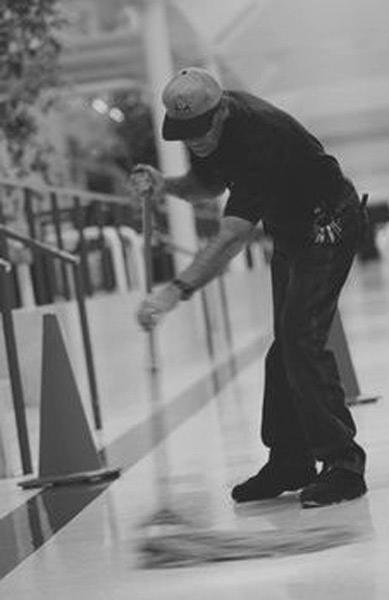
#> input picture stimuli/setA/10002a.jpg, 389 x 600 px; its folder holds 4 pictures in this run
$ python adjust_constrast.py
#> lines starting #> are read from the running program, lines starting #| are printed output that depends on the picture
import imageio
from pathlib import Path
import numpy as np

def adjust_contrast(SOURCE_FOLDER, DEST_FOLDER, std_reduction=.75):

#> called with SOURCE_FOLDER = './stimuli/setA', DEST_FOLDER = './stimuli/setA_contrast_adjusted', std_reduction = 0.75
    files = list(Path(SOURCE_FOLDER).iterdir())
    n_images = len(files)
    shape_images = imageio.imread(files[0]).shape
#> shape_images = (600, 389)
    # images = np.zeros((n_images,) + shape_images, dtype=float)
    images = []
    for i, filename in enumerate(files):
        im = imageio.imread(filename).astype(float)
#> im: shape (600, 389) float64; min 16, max 218, mean 125.9
        if im.ndim == 3:  # Check if the image has multiple channels
            im = np.dot(im[..., :3], [0.2989, 0.5870, 0.1140])  # Use the standard grayscale conversion formula
        images.append(im)
#> pass 2 of the loop in adjust_contrast, `for i, filename in enumerate(files):`:
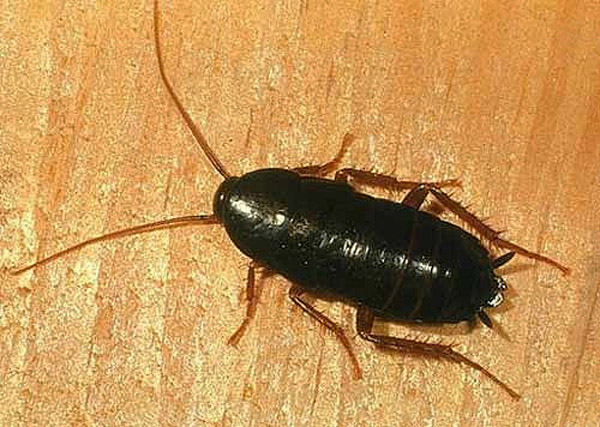
#> input picture stimuli/setA/10003a.jpg, 600 x 427 px
#> in adjust_contrast, `im = np.dot(im[..., :3], [0.2989, 0.5870, 0.1140])`:
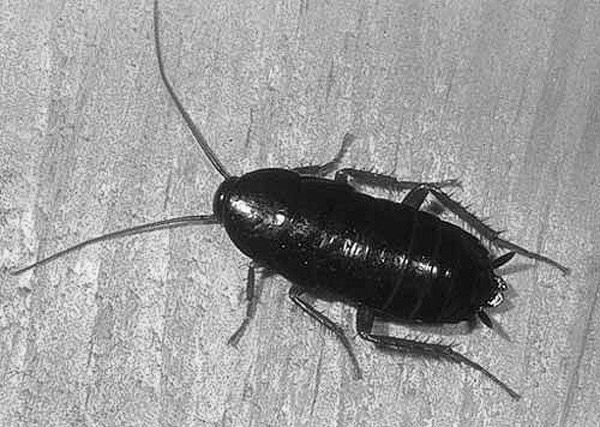
#> im: shape (427, 600) float64; min 0, max 253.9, mean 155.4


    STD_REDUCTION = std_reduction
#> STD_REDUCTION = 0.75
    flat_images = np.concatenate([im.flatten() for im in images])
    grand_mean_intensity = flat_images.mean()
    grand_mean_std = flat_images.std() * STD_REDUCTION
    for i in range(n_images):
        image_mean = images[i].mean()
        image_std = images[i].std()

        print(f'{i}: intensity={images[i].mean()}, contrast={images[i].std()}')
        images[i] -= image_mean
        images[i] /= image_std / grand_mean_std
        images[i] += grand_mean_intensity
        images[i] = np.clip(images[i], 0, 255)


    for i in range(n_images):
        print(f'{i}: intensity={images[i].mean()}, contrast={images[i].std()}')

    for i, filename in enumerate(files):
        im = np.array(images[i], dtype=np.uint8)
        if not Path(DEST_FOLDER).exists():
            Path(DEST_FOLDER).mkdir()
        imageio.imwrite(Path(DEST_FOLDER) / filename.name, im)
#> this loop made 4 passes
#> pass 2, in adjust_contrast, `im = np.array(images[i], dtype=np.uint8)`:
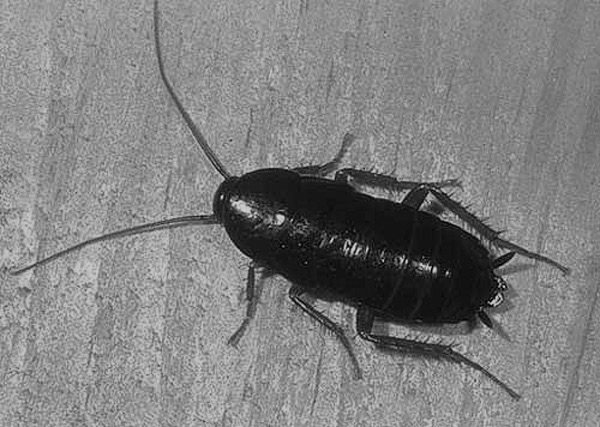
#> im: shape (427, 600); min 2, max 207, mean 127.5

    print(f'Read {n_images} images with shape {shape_images} from {SOURCE_FOLDER}.')
#| Read 4 images with shape (600, 389) from ./stimuli/setA.

if __name__ == '__main__':
    adjust_contrast('./stimuli/setA', './stimuli/setA_contrast_adjusted', std_reduction=.75)
    adjust_contrast('./stimuli/setB', './stimuli/setB_contrast_adjusted', std_reduction=.75)
#> (the run stopped early here; a loop or call above may not have finished)
